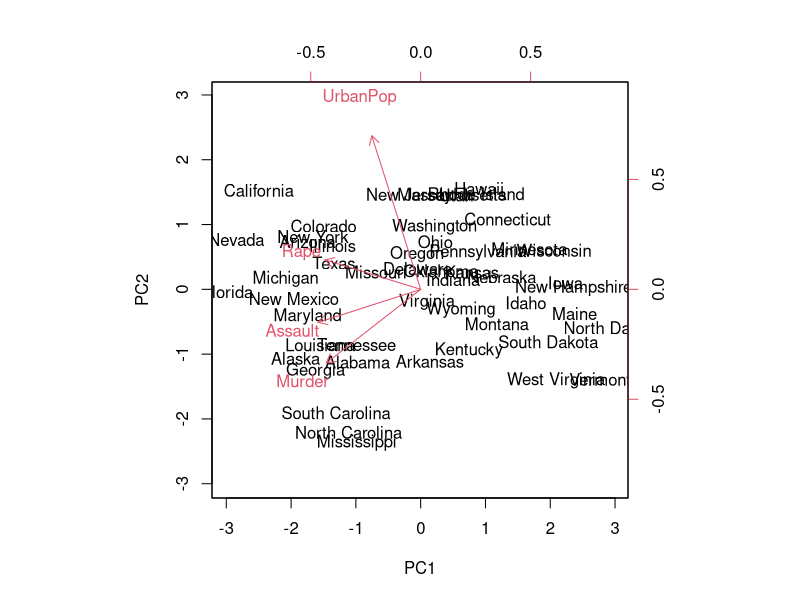
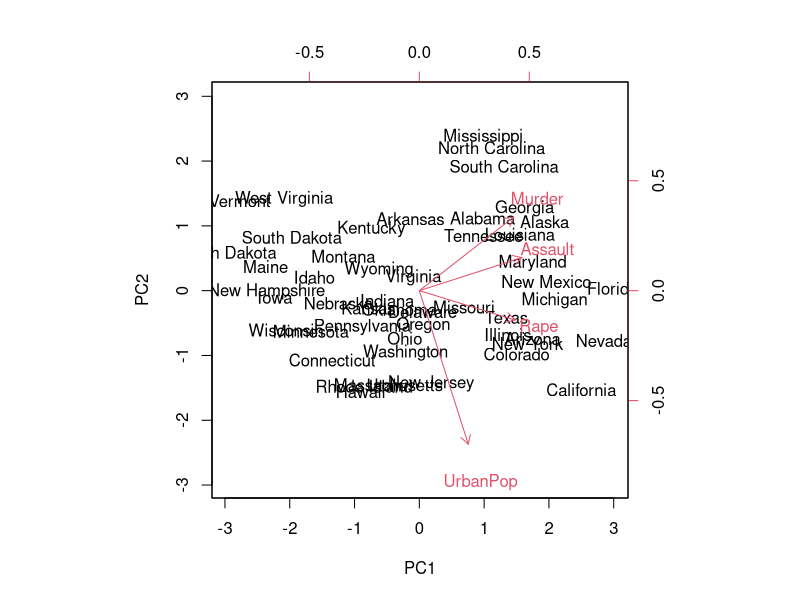
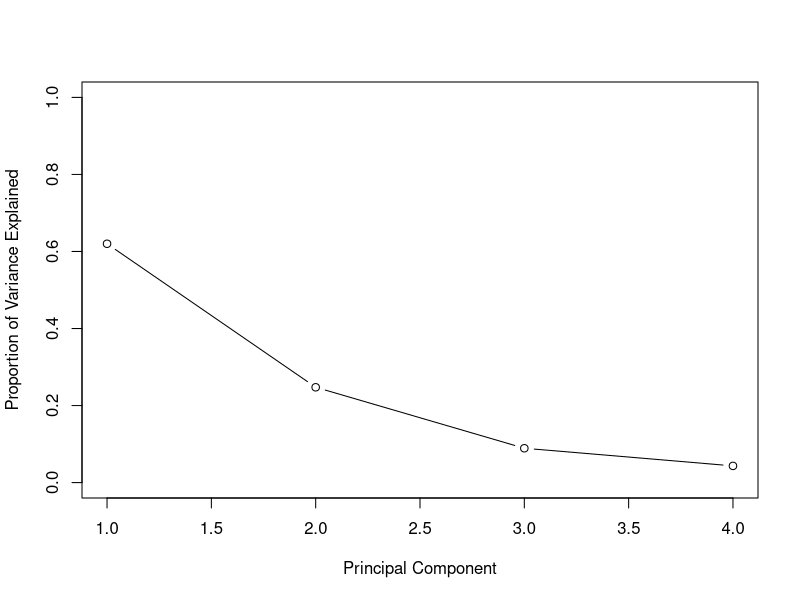
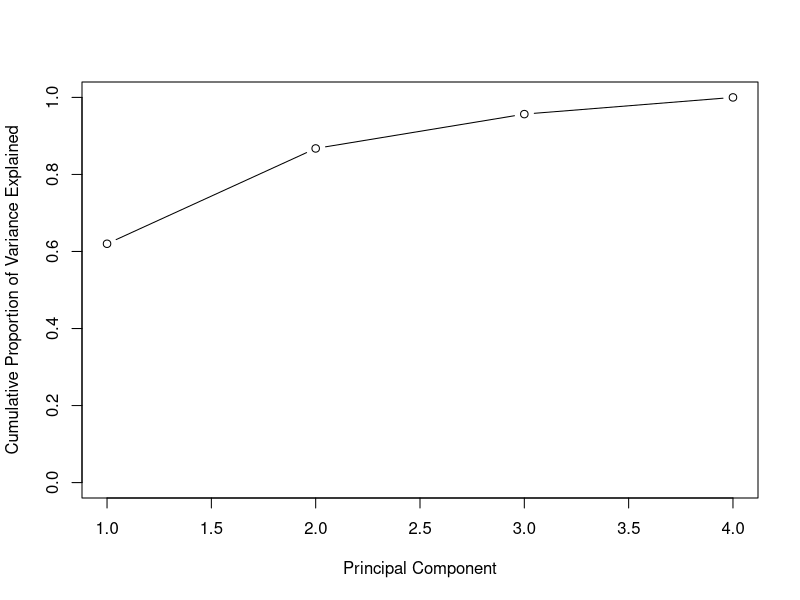

These charts were generated, in order, by the following R code:
rm(list = ls())


states=row.names(USArrests)
states
names(USArrests)
apply(USArrests, 2, mean)
apply(USArrests, 2, var)

pr.out=prcomp(USArrests, scale=TRUE)
names(pr.out)
pr.out$center
pr.out$scale
pr.out$rotation
dim(pr.out$x)
biplot(pr.out, scale=0)

pr.out$rotation=-pr.out$rotation
pr.out$x=-pr.out$x

biplot(pr.out, scale=0)
pr.out$sdev
pr.var=pr.out$sdev^2
pr.var
pve=pr.var/sum(pr.var)
pve
plot(pve, xlab="Principal Component", ylab="Proportion of Variance Explained", ylim=c(0,1),type='b')
plot(cumsum(pve), xlab="Principal Component", ylab="Cumulative Proportion of Variance Explained", ylim=c(0,1),type='b')


a=c(1,2,8,-3)
cumsum(a)
